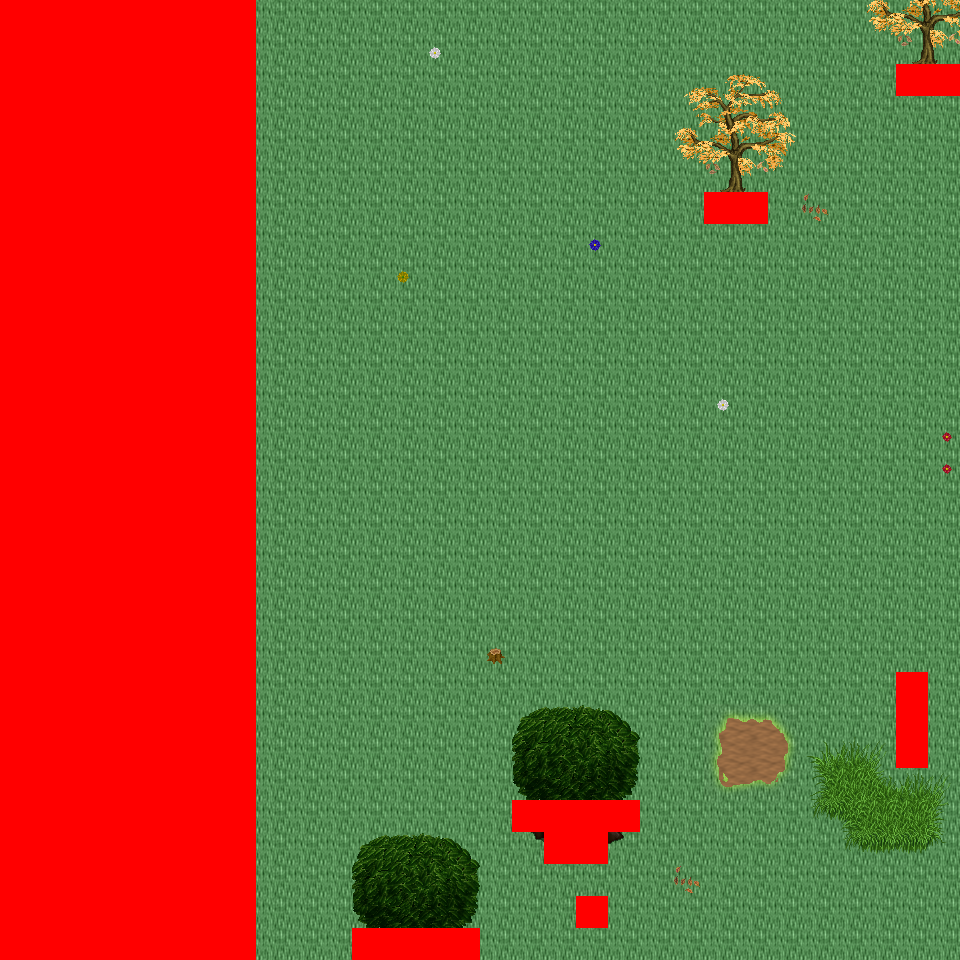

A 2D game scene composited from a Tiled map and its tileset images. What follows is a short description and the map's XML, with each tile layer's data collapsed to a summary:
An orthogonal 30x30 tile map with 32x32 px tiles, 6 tile layers (Ground, Object, Object2, Above, ...), 32 tilesets and 3 objects (3x mapExit).

<map version="1.0" orientation="orthogonal" renderorder="right-down" width="30" height="30" tilewidth="32" tileheight="32" nextobjectid="4">
  <tileset firstgid="1" name="tileset_logic_collision" tilewidth="32" tileheight="32" tilecount="1" columns="1">
    <image source="../drawable/tileset_logic_collision.png" width="32" height="32" />
  </tileset>
  <tileset firstgid="2" name="tileset_ground_ridge_earth_pale" tilewidth="32" tileheight="32" tilecount="96" columns="12">
    <image source="../drawable/tileset_ground_ridge_earth_pale.png" width="384" height="256" />
  </tileset>
  <tileset firstgid="98" name="tileset_ground_ridge_earth_dark" tilewidth="32" tileheight="32" tilecount="96" columns="12">
    <image source="../drawable/tileset_ground_ridge_earth_dark.png" width="384" height="256" />
  </tileset>
  <tileset firstgid="194" name="tileset_ground_ground" tilewidth="32" tileheight="32" tilecount="33" columns="3">
    <image source="../drawable/tileset_ground_ground.png" width="96" height="352" />
  </tileset>
  <tileset firstgid="227" name="tileset_terrain_grassland" tilewidth="32" tileheight="32" tilecount="88" columns="8">
    <image source="../drawable/tileset_terrain_grassland.png" width="256" height="352" />
  </tileset>
  <tileset firstgid="315" name="tileset_ground_grass_edges" tilewidth="32" tileheight="32" tilecount="36" columns="12">
    <image source="../drawable/tileset_ground_grass_edges.png" width="384" height="96" />
  </tileset>
  <tileset firstgid="351" name="tileset_ground_grass_corners" tilewidth="32" tileheight="32" tilecount="24" columns="6">
    <image source="../drawable/tileset_ground_grass_corners.png" width="192" height="128" />
  </tileset>
  <tileset firstgid="375" name="tileset_plant_tree_tree_darkgreen" tilewidth="32" tileheight="32" tilecount="88" columns="8">
    <image source="../drawable/tileset_plant_tree_tree_darkgreen.png" width="256" height="352" />
  </tileset>
  <tileset firstgid="463" name="tileset_plant_tree_fall_trees" tilewidth="32" tileheight="32" tilecount="40" columns="8">
    <image source="../drawable/tileset_plant_tree_fall_trees.png" width="256" height="160" />
  </tileset>
  <tileset firstgid="503" name="tileset_plant_tree_evergreen" tilewidth="32" tileheight="32" tilecount="36" columns="3">
    <image source="../drawable/tileset_plant_tree_evergreen.png" width="96" height="384" />
  </tileset>
  <tileset firstgid="539" name="tileset_plant_tree_pine_tree" tilewidth="32" tileheight="32" tilecount="20" columns="4">
    <image source="../drawable/tileset_plant_tree_pine_tree.png" width="128" height="160" />
  </tileset>
  <tileset firstgid="559" name="tileset_plant_tree_pine_tree_1" tilewidth="32" tileheight="32" tilecount="20" columns="4">
    <image source="../drawable/tileset_plant_tree_pine_tree_1.png" width="128" height="160" />
  </tileset>
  <tileset firstgid="579" name="tileset_building_decoration_rocks" tilewidth="32" tileheight="32" tilecount="6" columns="3">
    <image source="../drawable/tileset_building_decoration_rocks.png" width="96" height="64" />
  </tileset>
  <tileset firstgid="585" name="tileset_plant_stump_hollow_logs" tilewidth="32" tileheight="32" tilecount="6" columns="3">
    <image source="../drawable/tileset_plant_stump_hollow_logs.png" width="96" height="64" />
  </tileset>
  <tileset firstgid="591" name="tileset_plant_stump_small_stump" tilewidth="32" tileheight="32" tilecount="4" columns="2">
    <image source="../drawable/tileset_plant_stump_small_stump.png" width="64" height="64" />
  </tileset>
  <tileset firstgid="595" name="tileset_plant_flower_daisy_yellow" tilewidth="32" tileheight="32" tilecount="8" columns="2">
    <image source="../drawable/tileset_plant_flower_daisy_yellow.png" width="64" height="128" />
  </tileset>
  <tileset firstgid="603" name="tileset_plant_flower_daisy_white" tilewidth="32" tileheight="32" tilecount="8" columns="2">
    <image source="../drawable/tileset_plant_flower_daisy_white.png" width="64" height="128" />
  </tileset>
  <tileset firstgid="611" name="tileset_plant_flower_daisy_red" tilewidth="32" tileheight="32" tilecount="8" columns="2">
    <image source="../drawable/tileset_plant_flower_daisy_red.png" width="64" height="128" />
  </tileset>
  <tileset firstgid="619" name="tileset_plant_flower_daisy_blue" tilewidth="32" tileheight="32" tilecount="8" columns="2">
    <image source="../drawable/tileset_plant_flower_daisy_blue.png" width="64" height="128" />
  </tileset>
  <tileset firstgid="627" name="tileset_plant_leaves" tilewidth="32" tileheight="32" tilecount="8" columns="4">
    <image source="../drawable/tileset_plant_leaves.png" width="128" height="64" />
  </tileset>
  <tileset firstgid="635" name="tileset_plant_brown_mushrooms" tilewidth="32" tileheight="32" tilecount="24" columns="6">
    <image source="../drawable/tileset_plant_brown_mushrooms.png" width="192" height="128" />
  </tileset>
  <tileset firstgid="659" name="tileset_logic_item_resources" tilewidth="32" tileheight="32" tilecount="6" columns="6">
    <image source="../drawable/tileset_logic_item_resources.png" width="192" height="32" />
  </tileset>
  <tileset firstgid="665" name="tileset_logic_creature_animal" tilewidth="32" tileheight="32" tilecount="32" columns="8">
    <image source="../drawable/tileset_logic_creature_animal.png" width="256" height="128" />
  </tileset>
  <tileset firstgid="697" name="tileset_ground_tall_grass" tilewidth="32" tileheight="32" tilecount="15" columns="5">
    <image source="../drawable/tileset_ground_tall_grass.png" width="160" height="96" />
  </tileset>
  <tileset firstgid="712" name="tileset_logic_creature_reptile" tilewidth="32" tileheight="32" tilecount="7" columns="7">
    <image source="../drawable/tileset_logic_creature_reptile.png" width="224" height="32" />
  </tileset>
  <tileset firstgid="719" name="tileset_plant_bush_leafy" tilewidth="32" tileheight="32" tilecount="48" columns="8">
    <image source="../drawable/tileset_plant_bush_leafy.png" width="256" height="192" />
  </tileset>
  <tileset firstgid="767" name="tileset_plant_bushes_and_trees" tilewidth="32" tileheight="32" tilecount="144" columns="16">
    <image source="../drawable/tileset_plant_bushes_and_trees.png" width="512" height="289" />
  </tileset>
  <tileset firstgid="911" name="tileset_building_thatched_roof_cottage1" tilewidth="32" tileheight="32" tilecount="20" columns="4">
    <image source="../drawable/tileset_building_thatched_roof_cottage1.png" width="128" height="160" />
  </tileset>
  <tileset firstgid="931" name="tileset_building_thatched_roof_cottage2" tilewidth="32" tileheight="32" tilecount="20" columns="4">
    <image source="../drawable/tileset_building_thatched_roof_cottage2.png" width="128" height="160" />
  </tileset>
  <tileset firstgid="951" name="tileset_plant_stump_stump_rectangular" tilewidth="32" tileheight="32" tilecount="4" columns="2">
    <image source="../drawable/tileset_plant_stump_stump_rectangular.png" width="64" height="64" />
  </tileset>
  <tileset firstgid="955" name="tileset_object_well_hoist" tilewidth="32" tileheight="32" tilecount="9" columns="3">
    <image source="../drawable/tileset_object_well_hoist.png" width="96" height="96" />
  </tileset>
  <tileset firstgid="964" name="tileset_logic_creature_gnome" tilewidth="32" tileheight="32" tilecount="6" columns="6">
    <image source="../drawable/tileset_logic_creature_gnome.png" width="192" height="32" />
  </tileset>
  <layer name="Ground" width="30" height="30">
    <data>[900 cells, 900 non-empty, 3 distinct tile ids]</data>
  </layer>
  <layer name="Object" width="30" height="30">
    <data>[900 cells, 95 non-empty, 39 distinct tile ids]</data>
  </layer>
  <layer name="Object2" width="30" height="30">
    <data>[900 cells, 25 non-empty, 15 distinct tile ids]</data>
  </layer>
  <layer name="Above" width="30" height="30">
    <data>[900 cells, 46 non-empty, 28 distinct tile ids]</data>
  </layer>
  <layer name="Above2" width="30" height="30">
    <data>[900 cells, 0 non-empty, 0 distinct tile ids]</data>
  </layer>
  <layer name="Walkable" width="30" height="30">
    <data>[900 cells, 258 non-empty, 1 distinct tile ids]</data>
  </layer>
  <objectgroup name="MapEvents">
    <object id="1" name="north" type="mapExit" x="256" y="0" width="704" height="32">
      <properties>
        <property name="map" value="level_0_x55_y10" />
        <property name="x" value="8" />
        <property name="y" value="28" />
      </properties>
    </object>
    <object id="2" name="south" type="mapExit" x="256" y="928" width="96" height="32">
      <properties>
        <property name="map" value="level_0_x55_y12" />
        <property name="x" value="8" />
        <property name="y" value="1" />
      </properties>
    </object>
    <object id="3" name="south2" type="mapExit" x="480" y="928" width="480" height="32">
      <properties>
        <property name="map" value="level_0_x55_y12" />
        <property name="x" value="15" />
        <property name="y" value="1" />
      </properties>
    </object>
  </objectgroup>
</map>
